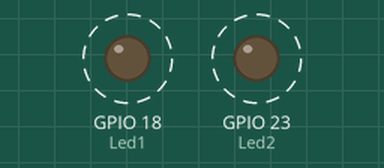
Simulated run of this program. Board: Raspberry Pi (BCM pin numbers). On the bench: output pins drawn as LEDs (lit = HIGH). Dashed ring = blinking.

Above: at 0.2 s.
Timing chart, 0 to 3.7 s (numbered marks = the images above):
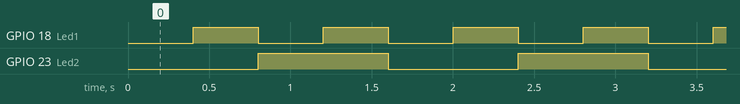

The program:

p081_Return2.py
```python
import RPi.GPIO as IoPort
import time

def DisplayState(Ld1, Ld2):
    IoPort.output(Led1, Ld1)
    IoPort.output(Led2, Ld2)

def StateWork(St):
    if St == 1:
        return False, False
    elif St == 2:
        return True, False
    elif St == 3:
        return False, True
    else:
        return True, True

Led1 = 18
Led2 = 23
IoPort.setmode(IoPort.BCM)
IoPort.setup(Led1, IoPort.OUT)
IoPort.setup(Led2, IoPort.OUT)

State = 1
while True:
    Ld1, Ld2 = StateWork(State)
    DisplayState(Ld1, Ld2)
    State += 1
    time.sleep(0.4)
    if State > 4:
        State = 1
```

Measured:
- by itself, GPIO 18 (Led1): alternates HIGH for 0.40 s and LOW for 0.40 s
- by itself, GPIO 23 (Led2): alternates HIGH for 0.80 s and LOW for 0.80 s
- by itself, everything shown: repeats every 1.6 s, in 4 steps
